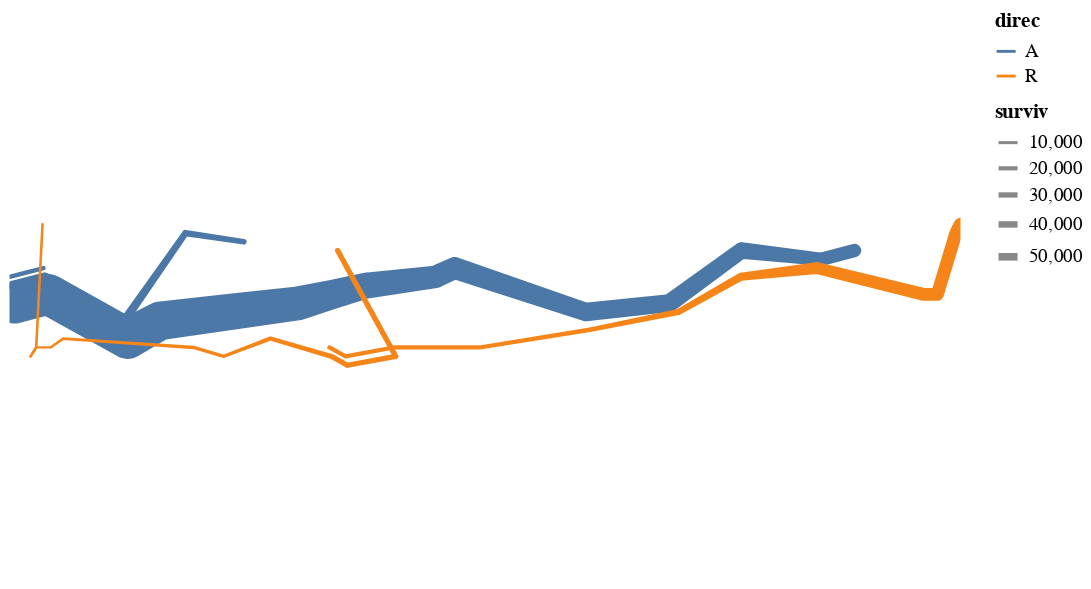

The cell this chart's notebook holds for it:
### Code cell
troops |>
@vlplot(
    mark={:trail,point=false,clip=true},
    width=500, height=300,
    longitude="lonp:q",
    latitude="latp:q",
    size = {"surviv:q", scale={"domain" = [1,50_000]}},
    color="direc:n",
    detail="division:n",
)

### Figure 1 — Vega-Lite specification as saved in the notebook (floating-point values rounded to 4 significant figures)
{"data": {"values": [{"direc": "A", "division": 1, "latp": 54.9, "lonp": 24, "surviv": 340000}, {"direc": "A", "division": 1, "latp": 55, "lonp": 24.5, "surviv": 340000}, {"direc": "A", "division": 1, "latp": 54.5, "lonp": 25.5, "surviv": 340000}, {"direc": "A", "division": 1, "latp": 54.7, "lonp": 26, "surviv": 320000}, {"direc": "A", "division": 1, "latp": 54.8, "lonp": 27, "surviv": 300000}, {"direc": "A", "division": 1, "latp": 54.9, "lonp": 28, "surviv": 280000}, {"direc": "A", "division": 1, "latp": 55, "lonp": 28.5, "surviv": 240000}, {"direc": "A", "division": 1, "latp": 55.1, "lonp": 29, "surviv": 210000}, {"direc": "A", "division": 1, "latp": 55.2, "lonp": 30, "surviv": 180000}, {"direc": "A", "division": 1, "latp": 55.3, "lonp": 30.3, "surviv": 175000}, {"direc": "A", "division": 1, "latp": 54.8, "lonp": 32, "surviv": 145000}, {"direc": "A", "division": 1, "latp": 54.9, "lonp": 33.2, "surviv": 140000}, {"direc": "A", "division": 1, "latp": 55.5, "lonp": 34.4, "surviv": 127100}, {"direc": "A", "division": 1, "latp": 55.4, "lonp": 35.5, "surviv": 100000}, {"direc": "A", "division": 1, "latp": 55.5, "lonp": 36, "surviv": 100000}, {"direc": "R", "division": 1, "latp": 55.8, "lonp": 37.6, "surviv": 100000}, {"direc": "R", "division": 1, "latp": 55.7, "lonp": 37.5, "surviv": 98000}, {"direc": "R", "division": 1, "latp": 55, "lonp": 37, "surviv": 97000}, {"direc": "R", "division": 1, "latp": 55, "lonp": 36.8, "surviv": 96000}, {"direc": "R", "division": 1, "latp": 55.3, "lonp": 35.4, "surviv": 87000}, {"direc": "R", "division": 1, "latp": 55.2, "lonp": 34.3, "surviv": 55000}, {"direc": "R", "division": 1, "latp": 54.8, "lonp": 33.3, "surviv": 37000}, {"direc": "R", "division": 1, "latp": 54.6, "lonp": 32, "surviv": 24000}, {"direc": "R", "division": 1, "latp": 54.4, "lonp": 30.4, "surviv": 20000}, {"direc": "R", "division": 1, "latp": 54.4, "lonp": 29.2, "surviv": 20000}, {"direc": "R", "division": 1, "latp": 54.3, "lonp": 28.5, "surviv": 20000}, {"direc": "R", "division": 1, "latp": 54.4, "lonp": 28.3, "surviv": 20000}, {"direc": "A", "division": 2, "latp": 55.1, "lonp": 24, "surviv": 60000}, {"direc": "A", "division": 2, "latp": 55.2, "lonp": 24.5, "surviv": 60000}, {"direc": "A", "division": 2, "latp": 54.7, "lonp": 25.5, "surviv": 60000}, {"direc": "A", "division": 2, "latp": 55.7, "lonp": 26.6, "surviv": 40000}, {"direc": "A", "division": 2, "latp": 55.6, "lonp": 27.4, "surviv": 33000}, {"direc": "R", "division": 2, "latp": 55.5, "lonp": 28.7, "surviv": 30000}, {"direc": "R", "division": 2, "latp": 54.3, "lonp": 29.2, "surviv": 30000}, {"direc": "R", "division": 2, "latp": 54.2, "lonp": 28.5, "surviv": 30000}, {"direc": "R", "division": 2, "latp": 54.3, "lonp": 28.3, "surviv": 28000}, {"direc": "R", "division": 2, "latp": 54.5, "lonp": 27.5, "surviv": 20000}, {"direc": "R", "division": 2, "latp": 54.3, "lonp": 26.8, "surviv": 12000}, {"direc": "R", "division": 2, "latp": 54.4, "lonp": 26.4, "surviv": 14000}, {"direc": "R", "division": 2, "latp": 54.5, "lonp": 24.6, "surviv": 8000}, {"direc": "R", "division": 2, "latp": 54.4, "lonp": 24.4, "surviv": 4000}, {"direc": "R", "division": 2, "latp": 54.4, "lonp": 24.2, "surviv": 4000}, {"direc": "R", "division": 2, "latp": 54.3, "lonp": 24.1, "surviv": 4000}, {"direc": "A", "division": 3, "latp": 55.2, "lonp": 24, "surviv": 22000}, {"direc": "A", "division": 3, "latp": 55.3, "lonp": 24.5, "surviv": 22000}, {"direc": "R", "division": 3, "latp": 55.8, "lonp": 24.6, "surviv": 6000}, {"direc": "R", "division": 3, "latp": 54.4, "lonp": 24.2, "surviv": 6000}, {"direc": "R", "division": 3, "latp": 54.3, "lonp": 24.1, "surviv": 6000}]}, "encoding": {"color": {"field": "direc", "type": "nominal"}, "detail": {"field": "division", "type": "nominal"}, "latitude": {"field": "latp", "type": "quantitative"}, "longitude": {"field": "lonp", "type": "quantitative"}, "size": {"field": "surviv", "scale": {"domain": [1, 50000]}, "type": "quantitative"}}, "height": 300, "mark": {"clip": true, "point": false, "type": "trail"}, "width": 500}
